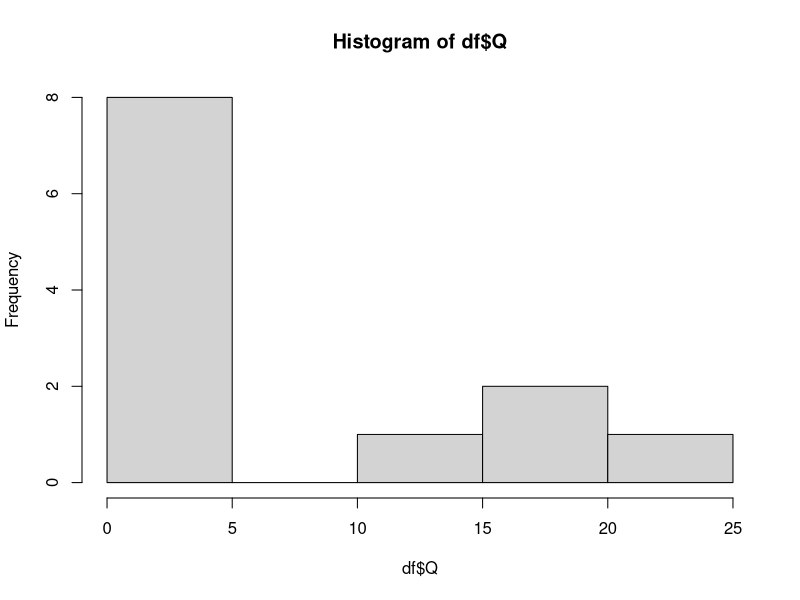
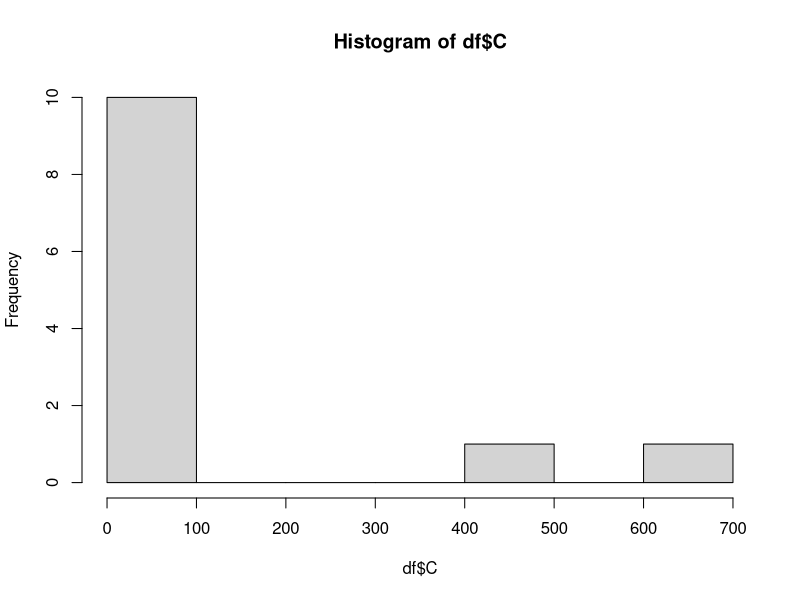
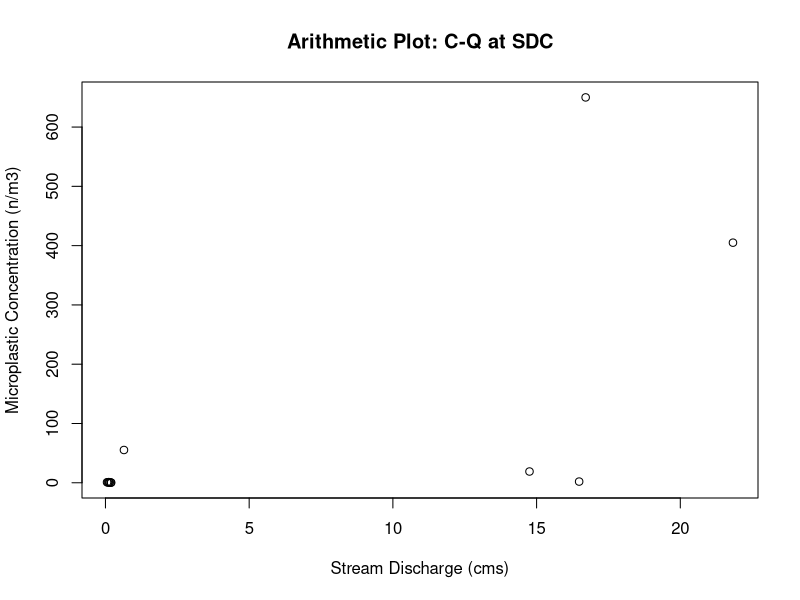
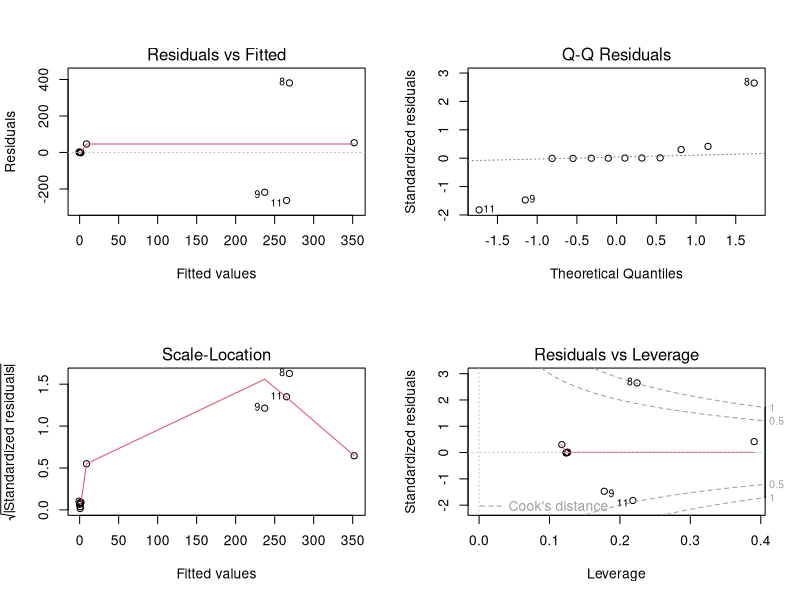
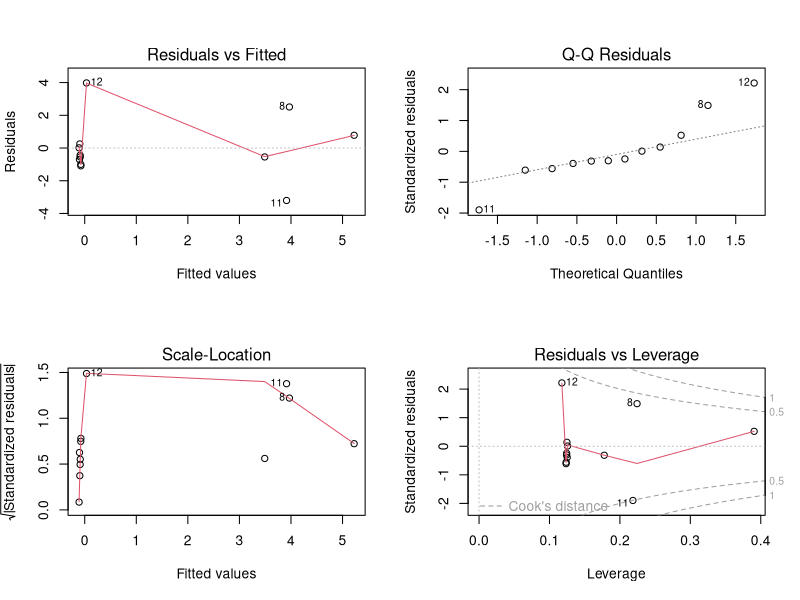
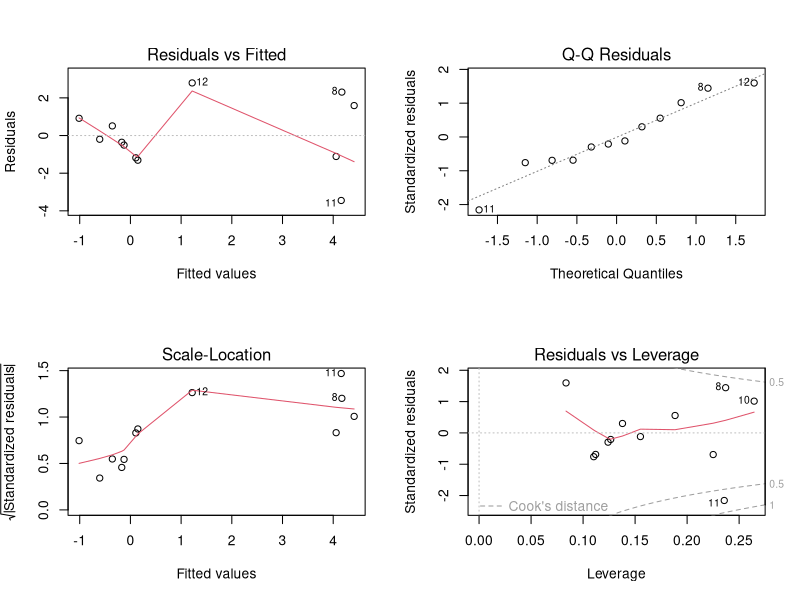
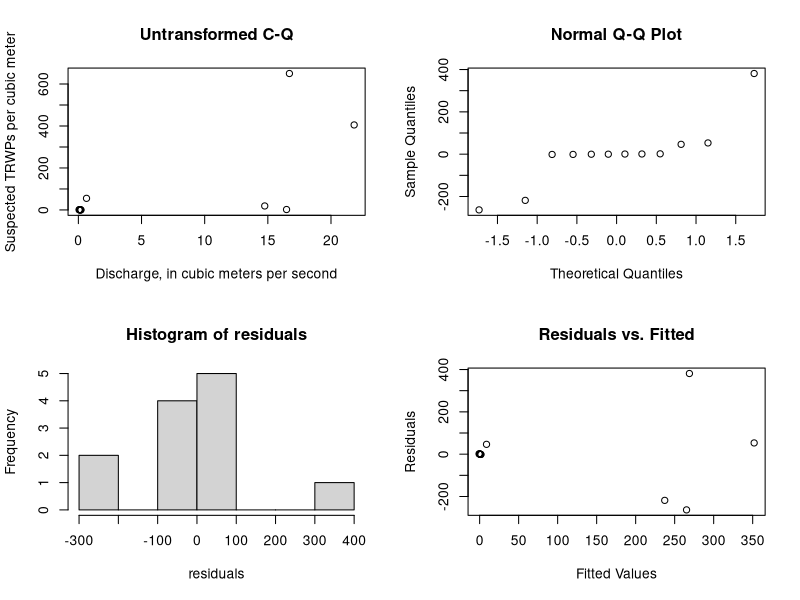
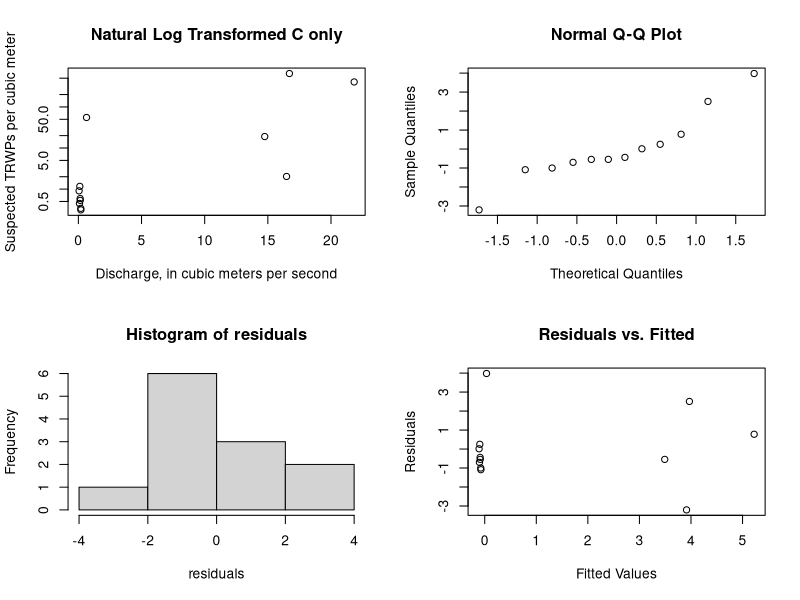

Source code (R) for these figures, in order:
###Clear the R environment
rm(list=ls());graphics.off();cat("\f");
library(ggplot2)
library(scales)
library(lmtest)
library(car)
library(boot)
# Load SDC Sample TRWP data [n/m3] paired with Discharge [m3/s]
#where where LF has been rescaled with B2 alpha = 2.433978673; CF = 1.499146674))
C <- c(0.589441681, # rescaled LL 300um to 250um
       0.340521674, # rescaled LL 300um to 250um
       1.166348554, # rescaled LL 300um to 250um
       0.312130967, # rescaled LL 300um to 250um
       0.53122446,  # rescaled LL 300um to 250um
       0.447858283, # rescaled LL 300um to 250um
       0.907656916, # rescaled LL 300um to 250um
                   650,
                   19.0,
                   405,
                   2.03,
                   55.3)
Q <- c(0.139035719,
               0.188873369,
               0.113267388,
               0.197368424,
               0.146114931,
               0.086083215,
               0.054934683,
               16.70693973,
               14.75307729,
               21.83228904,
               16.48040495,
               0.643641932
)
df <- data.frame(Q,C)
mean(Q)
###########################
#Dont need to run comparison again.  Skip to Final Model
###########################

#Test dataset for normality
shapiro.test(df$Q) #Null hypothesis is data is normally distributed
shapiro.test(df$C)#Null hypothesis is data is normally distributed
hist(df$Q)
hist(df$C)

#Plot data in arithmetic space to see if linear
plot(df,xlab = "Stream Discharge (cms)", ylab = "Microplastic Concentration (n/m3)", main = "Arithmetic Plot: C-Q at SDC")

#Create Linear Model and look at significance and residual plots
model <- lm(C ~ Q, data = df)
summary(model)
par(mfrow = c(2, 2))
# residual plots
plot(model) #Look for curvature, heteroskadasticity ....

# Test for normality in residuals of model
residuals<-resid(model) 
shapiro_xy <- shapiro.test(residuals) #Null hypothesis is data is normally distributed

# Perform the Non Constant Variance test
ncvTest_xy <- ncvTest(model) #Null hypothesis = homoscedasticity / No autocorrelation

#Print results
print("No Transformation")
cat("Test for normality of residuals:\n")
print(shapiro_xy)
cat("Test for constant variance of residuals:\n")
print(ncvTest_xy)

## If linear model is not a good fit/data is non-linear transform y, x, or both

###############################################################################
#Transform y only via ln(y)
##########################
#Create Model and look at significance and residual plots
model <- lm(log(C) ~ Q, data = df)
summary(model)
# residual plots
plot(model) #Look for curvature, heteroskadasticity ....

# Test for normality in residuals of model
residuals<-resid(model) 
shapiro_lny <- shapiro.test(residuals) #Null hypothesis is data is normally distributed

# Perform the Non Constant Variance test
ncvTest_lny <- ncvTest(model) #Null hypothesis = homoscedasticity / No autocorrelation

#Print results
print("Transform y only via ln(y)")
cat("Test for normality of residuals:\n")
print(shapiro_lny)
cat("Test for equal variance of residuals:\n")
print(ncvTest_lny)


###############################################################################
#Transform x and y  via ln()
##########################
#Create Model and look at significance and residual plots
model <- lm(log(C) ~ log(Q), data = df)
summary(model)
# residual plots
plot(model) #Look for curvature, heteroskadasticity ....

# Test for normality in residuals of model
residuals<-resid(model)
shapiro_lnxlny <- shapiro.test(residuals) #Null hypothesis is data is normally distributed

# Perform the Non Constant Variance test
ncvTest_lnxlny <- ncvTest(model) #Null hypothesis = homoscedasticity / No autocorrelation


#Print results
print("Transform x and y via ln()")
cat("Test for normality of residuals:\n")
print(shapiro_lnxlny)
cat("Test for equal variance of residuals:\n")
print(ncvTest_lnxlny)


###############################################################################
###############################################################################


####SUMMARY PLOTS AND STATS FOR ONE TYPE OF MODEL #####

#EX: Untransformed Model

par(mfrow = c(2, 2))
#Plot data in arithmetic space
plot(df, xlab="Discharge, in cubic meters per second",
     ylab="Suspected TRWPs per cubic meter", main="Untransformed C-Q")
#Model and look at significance and residual plots
model <- lm(C ~ Q, data = df)
summary(model)
#plot(model) Using below plots instead

# Test for normality in residuals of model
residuals<-resid(model)
qqnorm(residuals)
hist(residuals)
shapiro.test(residuals) #Null hypothesis is data is normally distributed

# Create a scatterplot of residuals vs. fitted values
plot(fitted(model), residuals, xlab = "Fitted Values", ylab = "Residuals", main = "Residuals vs. Fitted")
# Perform the Non Constant Variance test
ncvTest(model)

####SUMMARY PLOTS AND STATS FOR ONE TYPE OFMODEL #####

#EX: Natural Log C Transformed

par(mfrow = c(2, 2))
#Plot data in log-log space
plot(df, xlab="Discharge, in cubic meters per second",
     ylab="Suspected TRWPs per cubic meter", main="Natural Log Transformed C only", log = 'y')
#Model and look at significance and residual plots
model <- lm(log(C) ~ Q, data = df)
summary(model)
#plot(model) Using below plots instead

# Test for normality in residuals of model
residuals<-resid(model)
qqnorm(residuals)
hist(residuals)
shapiro.test(residuals) #Null hypothesis is data is normally distributed

# Create a scatterplot of residuals vs. fitted values
plot(fitted(model), residuals, xlab = "Fitted Values", ylab = "Residuals", main = "Residuals vs. Fitted")
# Perform the Non Constant Variance test
ncvTest(model)

##############
#SKIP TO HERE
###############

####SUMMARY PLOTS AND STATS FOR ONE TYPE OFMODEL #####

#EX: Natural Log - Natural Log Transformed

par(mfrow = c(2, 2))
#Plot data in log-log space
plot(df, xlab="Discharge, in cubic meters per second",
     ylab="Suspected TRWPs per cubic meter", main="Natural Log Transformed C and Q", log = 'xy')
#Model and look at significance and residual plots
model <- lm(log(C) ~ log(Q), data = df)
summary(model)
#plot(model) #Using below plots instead

# Test for normality in residuals of model
residuals<-resid(model)
qqnorm(residuals)
hist(residuals)
shapiro.test(residuals) #Null hypothesis is data is normally distributed

# Create a scatterplot of residuals vs. fitted values
plot(fitted(model), residuals, xlab = "Fitted Values", ylab = "Residuals", main = "Residuals vs. Fitted")
# Perform the Non Constant Variance test
ncvTest(model)

###############################################################################
###############################################################################
# Model selected: #TYPE 3: Natural Log Transformed C and Q
model <- lm(log(C) ~ log(Q), data = df)
###############################################################################
###############################################################################
###AFTER MODEL SELECTION#######

#Bias Correction Selection Following Helschel & Hirsch 2002 and 2020
#regression equations fit in log space result in a bias when back transformed. 
#When the objective is to compute Loads by regressing and summing over the record 
#a correction must be applied because this method assumes the equation produces an estimate of the mean
# the sum of the means = the mean of the sum
# However, applying the regression in orginal units is violates this because the
#regression in original units is the an estimate of the median not the mean 
#the sum of the medians is not the median of the sum
#A sum of the median values will underestimate the sum of the mean.
#Therefore if unaccounted for this will underestimate the long-term mean load.

#Two bias correction methods are commonly employed
#Ferguson' Maximum Likelihood Estimation: residuals must be normally distributed (n > 30)
#Duan: Nonparametric Smearing (does not require normality; requires independence and homoscedastic)

#Our residuals are normally distributed
#Even though our sample size is less than 30,
#We will calculate both following H&H 2020 rcode

# For comparison calculate the mean of the observed concentrations
meanC <- mean(df$C) 
meanC

#calculate the mean of the y fitted values for each Q
yhat <-exp(model$fitted.values)
meanyhat <- mean(yhat) #compare mean of fitted values to mean observed concentrations
100*(meanC-meanyhat)/meanC #this is an underestimate of the mean of the observed data by ~75%

#Ferguson' Maximum Likelihood Estimation (MLE)

#calculate the MLE bias adj
sse <- sum(model$residuals^2)
sSquared <- sse / (length(model$residuals)-2)
biasAdj <- exp(0.5*sSquared)
biasAdj

#Apply MLE bias adj to yhat and check mean
ymle <-yhat*biasAdj
meanmle<-mean(ymle)
meanmle
100*(meanC-meanmle)/meanC #this is an overestimate of the mean of the observed data by ~-44%

##
#Duan's Smearing Estimate of the Bias Correction Adjustment

#calculate the smearing estiamte
smearAdj <- sum(exp(model$residuals))/length(model$residuals)
smearAdj

#Apply Smearing adj to yhat and check mean
ysmear <-yhat*smearAdj
meanysmear<-mean(ysmear)
meanysmear
100*(meanC-meanysmear)/meanC #this is an overestimate of the mean of the observed data by ~12%

#####################################################

#Print summary
print(paste("Mean of Observations:", meanC))
print(paste("Mean of Fit:", meanyhat))
print(paste("MLE Adjustmented Mean:", meanmle))
print(paste("DuanAdjusted Mean:", meanysmear))

##Going with Duan Smearing Correction Adjustment Because
#1.) the sample size is less than 30 
#2.) the smear adjustment produces a closer estimate of mean than MLE adj

#####################################################
#calculating the confidence intervals
####################################################

#Confidence Intervals by bootstrapping (Non-parametric approach)
set.seed(123)  # for reproducibility
data <- data.frame(x=df$Q,
                   y=df$C)

# Define a function to fit the linear model and extract coefficients
fit_model <- function(data, indices) {
  bootmodel <- lm(log(y) ~ log(x), data = data[indices, ])
  return(coef(bootmodel))
}

# Set the number of bootstrap samples
num_bootstraps <- 10000

# Perform bootstrapping to get coefficient distributions
set.seed(123)  # for reproducibility
bootstrap_results <- boot(data, fit_model, R = num_bootstraps)

# Remove rows with missing values in the bootstrap results
bootstrap_results$t <- na.omit(bootstrap_results$t)

# Calculate confidence intervals for coefficients
confidence_intervals <- t(sapply(1:ncol(bootstrap_results$t), function(i) {
  quantile(bootstrap_results$t[, i], probs = c(0.025, 0.975))
}))

# Create a matrix of coefficient names and confidence intervals
coef_names <- names(coefficients(model))
coef_intervals <- data.frame(Coefficient = coef_names,
                             Lower_CI = confidence_intervals[, 1],
                             Upper_CI = confidence_intervals[, 2])

# Print and plot the confidence intervals
print(coef_intervals) # Using this one.

#############################################
#confidence intervals (This is a parametric approach and therefore assumes normality)
confint(model, level = 0.95) 

#############################################

###Confidence Intervals For Plots

#Create Confidence intervals (Uncorrected)
nmodel<- data.frame(Q = seq(from = min(df$Q), to = max(df$Q), length= 100))
model_conf <- exp(predict(model, nmodel, type = "response", interval = "confidence",level=0.95))
nmodel <- cbind(nmodel,model_conf)
nmodel

#Create Confidence intervals (CORRECTED)
model_conf_cor <- model_conf*smearAdj
nmodel_cor<-cbind(nmodel,model_conf_cor)
nmodel_cor <- `colnames<-`(nmodel_cor,c('Q','fit_uncor','lwr_uncor','upr_uncor','fit_cor','lwr_cor','upr_cor'))
nmodel_cor

#Create Prediction intervals (Uncorrected)
pmodel<- data.frame(Q = seq(from = min(df$Q), to = max(df$Q), length= 100))
model_preds <- exp(predict(model, pmodel, type = "response", interval = "prediction",level=0.95))
pmodel <- cbind(pmodel,model_preds)
pmodel

#Create Prediction intervals (CORRECTED)
model_preds_cor <- model_preds*smearAdj
pmodel_cor<-cbind(pmodel,model_preds_cor)
pmodel_cor <- `colnames<-`(pmodel_cor,c('Q','fit_uncor','lwr_uncor','upr_uncor','fit_cor','lwr_cor','upr_cor'))
pmodel_cor


#Plot the uncorrected and corrected model and confidence intervals
plot <- ggplot()+ 
  geom_line(aes(x = Q, y = fit), col = "gray", data = pmodel)+
  geom_line(aes(x = Q, y = lwr), linetype=2, col = "green", data = nmodel)+
  geom_line(aes(x = Q, y = upr), linetype=2, col = "green", data = nmodel)+
  geom_line(aes(x = Q, y = lwr), linetype=2, col = "orange", data = pmodel)+
  geom_line(aes(x = Q, y = upr), linetype=2, col = "orange", data = pmodel)+
  geom_line(aes(x = Q, y = fit_cor), col = "black", data = pmodel_cor)+
  geom_line(aes(x = Q, y = lwr_cor), linetype=2, col = "blue", data = nmodel_cor)+
  geom_line(aes(x = Q, y = upr_cor), linetype=2, col = "blue", data = nmodel_cor)+
  geom_line(aes(x = Q, y = fit_cor), col = "transparent", data = pmodel_cor)+
  geom_line(aes(x = Q, y = lwr_cor), linetype=2, col = "purple", data = pmodel_cor)+
  geom_line(aes(x = Q, y = upr_cor), linetype=2, col = "purple", data = pmodel_cor)+
  geom_point(data = df, aes(x=Q, y=C))+
  ggtitle("MP Concentration-Discharge: SDC") +
  xlab("Discharge, in cubic meters per second") +
  ylab("Total Suspected TRWPs per cubic meter")
plot
plot    +scale_x_log10(breaks = trans_breaks("log10", function(x) 10^x),
                       labels = trans_format("log10", math_format(10^.x))) +
  scale_y_log10(breaks = trans_breaks("log10", function(x) 10^x),
                labels = trans_format("log10", math_format(10^.x))) +
  theme_bw()+
  annotate(geom="text", x=0.5, y=8000, label="Ln(Concentration)= 1.6176 + 0.9066 × Ln(Discharge)
       Duan Smearing Correction Adjustment = 3.211",
                                               color="black")

plot+ theme_bw()+
  annotate(geom="text", x=7.5, y=15000, label="Concentration = 3.211 × (5.041 × Discharge^0.9066)",
           color="black")


##Plot of Final
#Plot the uncorrected and corrected model and confidence intervals
plot <- ggplot()+ 
  geom_line(aes(x = Q, y = fit_cor), col = "black", data = pmodel_cor)+
  geom_line(aes(x = Q, y = lwr_cor), linetype=2, col = "blue", data = nmodel_cor)+
  geom_line(aes(x = Q, y = upr_cor), linetype=2, col = "blue", data = nmodel_cor)+
  geom_line(aes(x = Q, y = lwr_cor), linetype=2, col = "purple", data = pmodel_cor)+
  geom_line(aes(x = Q, y = upr_cor), linetype=2, col = "purple", data = pmodel_cor)+
  geom_point(data = df, aes(x=Q, y=C))+
  ggtitle("MP Concentration-Discharge: SDC (TRWPs)") +
  xlab("Discharge, in cubic meters per second") +
  ylab("TRWPs, number per cubic meter")
plot
plot    +scale_x_log10(breaks = trans_breaks("log10", function(x) 10^x),
                       labels = trans_format("log10", math_format(10^.x))) +
  scale_y_log10(breaks = trans_breaks("log10", function(x) 10^x),
                labels = trans_format("log10", math_format(10^.x))) +
  annotate(geom="text", x=0.5, y=15000, label="Ln(Concentration)= 1.6176 + 0.9066 × Ln(Discharge)
       Duan Smearing Correction Adjustment = 3.211",
           color="black") +
theme(
  legend.text = element_text(size = 12),      # Increase legend text size
  legend.title = element_text(size = 14),     # Increase legend title size
  axis.title.x = element_text(size = 14),     # Increase x-axis title size
  axis.title.y = element_text(size = 14),     # Increase y-axis title size
  axis.text.x = element_text(size = 12, color= "black"),       # Increase x-axis label size
  axis.text.y = element_text(size = 12, color = "black"),      # Increase y-axis label size
  plot.title = element_text(size = 16, face = "bold"), # Increase title size
  plot.subtitle = element_text(size = 12, face = "bold", hjust = 0, vjust = 1.5),
  axis.ticks.y = element_line(color = "black"))+
  annotate("rect", xmin = 15.5, xmax = 19.5, ymin = 0.035, ymax = 0.01, 
           fill = "white", color = "black") +  # Draw the white box with a black border
  annotate("text", x = 17.5, y = 0.02, label = "c", size = 6.5, fontface = "bold") 

plot+ theme_bw()+
  annotate(geom="text", x=7.5, y=15000, label="Concentration = 3.211 × (5.041 × Discharge^0.9066)", color="black")
